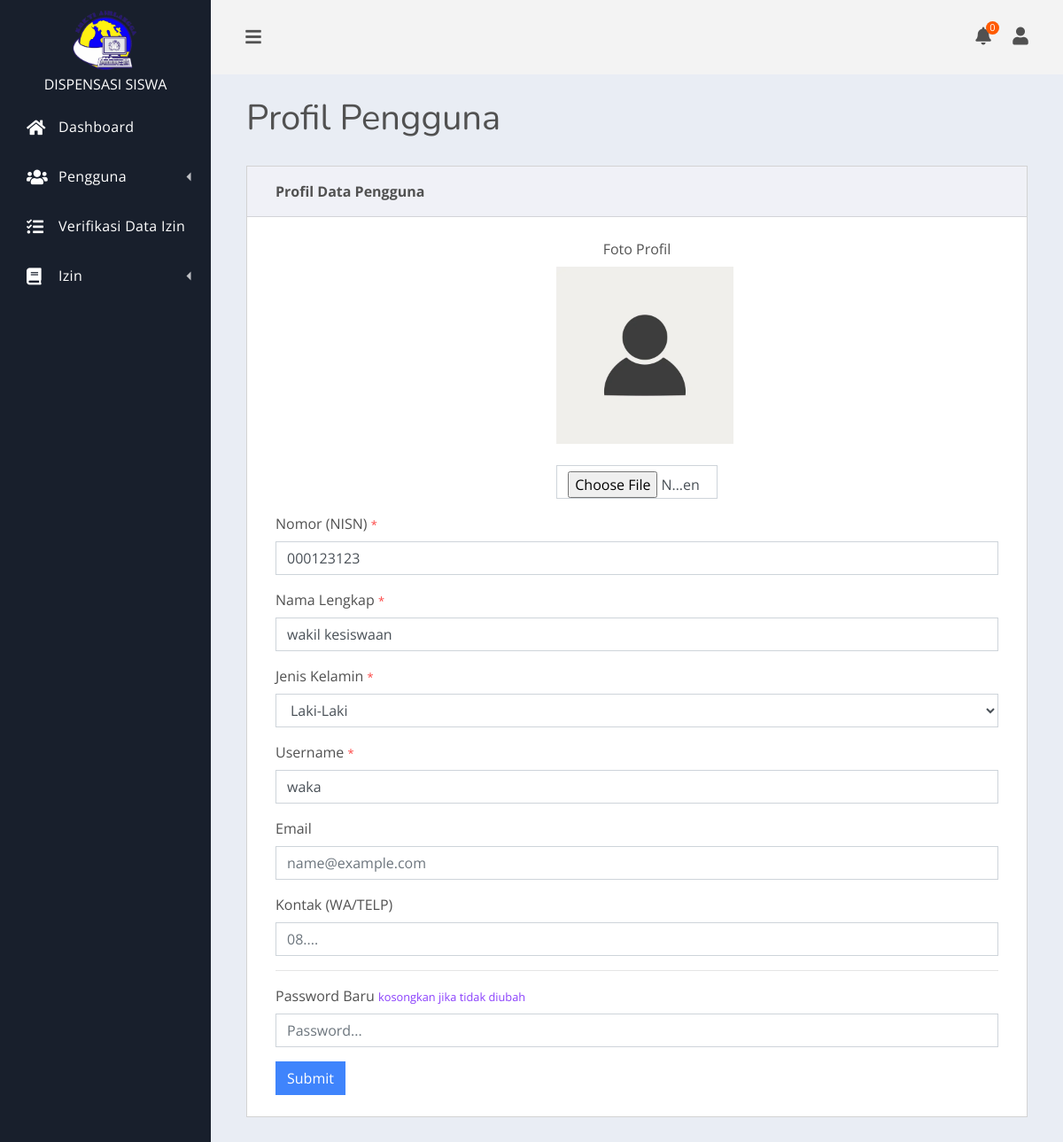
Screenshot of /pages/profil.php (signed in) with the database file from the repository.
### tables this page shows
CREATE TABLE IF NOT EXISTS `pengguna` (
  `id` int(10) unsigned NOT NULL AUTO_INCREMENT,
  `username` varchar(100) NOT NULL,
  `password` varchar(100) NOT NULL,
  `nomor` varchar(100) NOT NULL,
  `nama_lengkap` varchar(150) NOT NULL,
  `jenis_kelamin` enum('L','P') NOT NULL DEFAULT 'L',
  `foto_profil` varchar(150) DEFAULT NULL,
  `email` varchar(150) DEFAULT NULL,
  `kontak` varchar(150) DEFAULT NULL,
  `rule` enum('waka','guru','siswa') NOT NULL DEFAULT 'waka',
  PRIMARY KEY (`id`),
  UNIQUE KEY `Index 2` (`username`)
);

### config/application.php (called while the page is built, shortened)
<?php
$dev = "development";
$app_url = null;
function base_url(){
    global $dev;
    if(isset($_SERVER['HTTPS'])){
        $protocol = ($_SERVER['HTTPS'] && $_SERVER['HTTPS'] != "off") ? "https" : "http";
    } else if($dev != "local"){
        $protocol = 'https';
    }
    else{
        $protocol = 'http';
    }
    return $protocol . "://" . $_SERVER['HTTP_HOST'];
}

### library/cek_session.php (called while the page is built, shortened)
<?php
require_once __DIR__."/../config/database.php";
$user = $_SESSION['user'];
$sql = "SELECT * FROM pengguna WHERE id = :id AND username = :username";
$stmt = $conn->prepare($sql);
$stmt->bindParam(':id', $user['id']);
$stmt->bindParam(':username', $user['username']);
$stmt->execute();
$user = $stmt->fetch(PDO::FETCH_ASSOC);

### actions/_models/Pengguna.php (called while the page is built, shortened)
<?php
class Pengguna {
    private $tableName = "pengguna";
    private $conn;
    public function __construct() {
        $this->conn = $GLOBALS['conn'];
    }
    public function findById($id) {
        $sql = "SELECT * FROM $this->tableName WHERE id = :id";
        $stmt = $this->conn->prepare($sql);
        $stmt->bindParam(':id', $id);
        $stmt->execute();
        return $stmt->fetch(PDO::FETCH_ASSOC);
    }
}

### pages/profil.php (the view, shortened to what this page needs)
<?php
include_once __DIR__ . "/../config/database.php";
include_once __DIR__ . "/../library/cek_session.php";
include_once __DIR__ . "/../pages/_partials/top.php";
include_once __DIR__ . "/../actions/_models/Pengguna.php";
$model = new Pengguna();
$pengguna = $model->findById($user['id']);
?>
<div class="container-fluid">
    <h1 class="dash-title">Profil Pengguna</h1>
    <div class="row">
        <div class="col-md-12">
            <div class="card spur-card">
                <div class="card-header text-right">
                    <div class="spur-card-title"> Profil Data Pengguna</div>
                </div>
                <div class="card-body ">
                    <form action="<?= base_url() . '/actions/profil_action.php' ?>?id=<?= $user['id'] ?>" method="POST"
                        enctype="multipart/form-data">
                        <div class="form-group">
                            <div class="row" style="
                            display:flex;
                            justify-content: center;
                            ">
                                <div class="col-md-3" style="text-align: center;">
                                    <label for="foto_profil">Foto Profil</label>
                                    <br>
                                    <img src="<?= ($pengguna['foto_profil'] != null) ? base_url() . '/assets/images/pengguna/' . $pengguna['foto_profil'] : base_url() . '/assets/img/profile-placeholder.jpg' ?>"
                                        alt="User Profile" style="width: 200px;height: 200px;" id="img-preview">
                                    <br>
                                    <br>
                                    <input type="file" class="form-control" name="foto_profil" id="foto_profil"
                                        accept="image/*" onchange="onFileChange(event)">
                                </div>
                            </div>
                        </div>
                        <div class="form-group">
                            <?php if ($user['rule'] == 'waka'): ?>
                                <label for="nomor">Nomor (NISN) <small class="text-danger">*</small></label>
                            <?php else: ?>
                                <label for="nomor">Nomor (NIK/NIP) <small class="text-danger">*</small></label>
                            <?php endif ?>
                            <input type="text" class="form-control" name="nomor" required id="nomor"
                                placeholder="Nomor..." value="<?= $pengguna['nomor'] ?>">
                        </div>
                        <div class="form-group">
                            <label for="nama_lengkap">Nama Lengkap <small class="text-danger">*</small></label>
                            <input type="text" class="form-control" name="nama_lengkap" required id="nama_lengkap"
                                placeholder="Nama Lengkap..." value="<?= $pengguna['nama_lengkap'] ?>">
                        </div>
                        <div class="form-group">
                            <label for="jenis_kelamin">Jenis Kelamin <small class="text-danger">*</small></label>
                            <select class="form-control" id="jenis_kelamin" name="jenis_kelamin">
                                <option value="L" <?= ($pengguna['jenis_kelamin'] == 'L') ? 'selected' : '' ?>>Laki-Laki
                                </option>
                            </select>
                        </div>
                        <div class="form-group">
                            <label for="username">Username <small class="text-danger">*</small></label>
                            <input type="text" class="form-control" name="username" required id="username" minlength="5"
                                placeholder="Username..." value="<?= $pengguna['username'] ?>">
                        </div>
                        <div class="form-group">
                            <label for="email">Email</label>
                            <input type="email" class="form-control" id="email" name="email"
                                placeholder="name@example.com" value="<?= $pengguna['email'] ?>">
                        </div>
                        <div class="form-group">
                            <label for="kontak">Kontak (WA/TELP)</label>
                            <input type="number" class="form-control" id="kontak" name="kontak" placeholder="08...."
                                value="<?= $pengguna['kontak'] ?>">
                        </div>
                        <hr>
                        <div class="form-group">
                            <label for="password_baru">Password Baru <small class="text-info">kosongkan jika tidak
                                    diubah</small></label>
                            <input type="password" class="form-control" name="password_baru" minlength="5"
                                id="password_baru" placeholder="Password...">
                        </div>
                        <button type="submit" class="btn btn-primary" name="edit">Submit</button>
                    </form>
                </div>
            </div>
        </div>
    </div>
</div>
<?php
include_once __DIR__ . "/../pages/_partials/bottom.php";
?>

### rows the page displays
pengguna: nomor "000123123", nama_lengkap "wakil kesiswaan", jenis_kelamin "Laki-Laki", username "waka"

### other values shown
count($notifIzins) "0"
